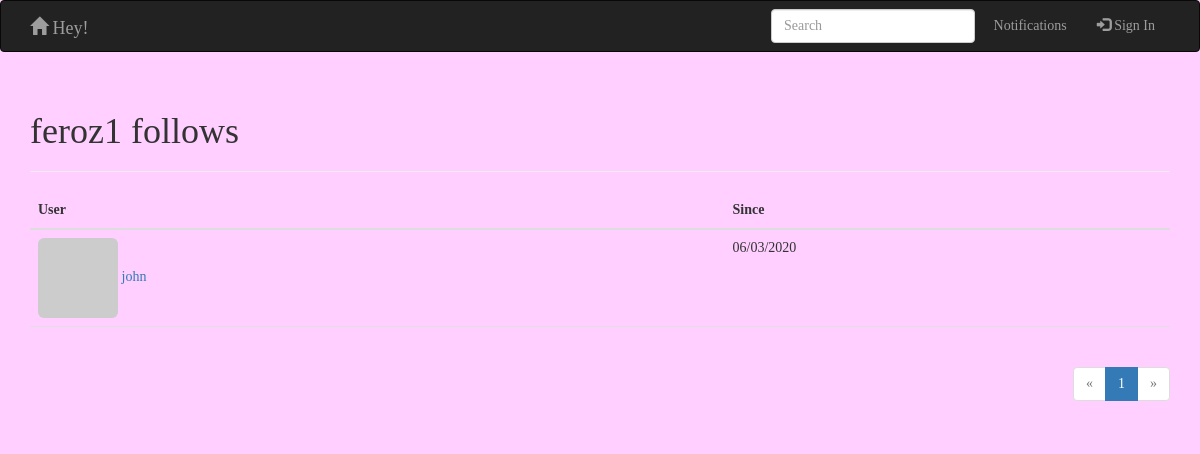
Screenshot of /followed/feroz1 with the database file from the repository.
### app/models.py (models this page shows, shortened)
class User(UserMixin,db.Model):
    __tablename__ = 'users'
    id = db.Column(db.Integer, primary_key=True)
    email = db.Column(db.String(64), unique=True, index=True)
    username = db.Column(db.String(64), unique=True, index=True)
    password_hash = db.Column(db.String(128))
    role_id = db.Column(db.Integer, db.ForeignKey('roles.id'))
    name = db.Column(db.String(64))
    location = db.Column(db.String(64))
    about_me = db.Column(db.Text())
    member_since = db.Column(db.DateTime(),default=datetime.utcnow)
    last_seen = db.Column(db.DateTime(),default=datetime.utcnow)
    avatar_hash = db.Column(db.String(32))
    posts = db.relationship('Post', backref='author', lazy='dynamic')
    followed = db.relationship('Follow',backref=db.backref('follower',lazy = 'joined'),lazy='dynamic',cascade='all,delete-orphan',foreign_keys=[Follow.follower_id])
    followers = db.relationship('Follow', backref=db.backref('followed', lazy='joined'), lazy='dynamic',
                               cascade='all,delete-orphan', foreign_keys=[Follow.followed_id])
    def gravatar(self, size=100, default='identicon', rating='g'):
        if request.is_secure:
            url = 'https://secure.gravatar.com/avatar'
        else:
            url = 'http://www.gravatar.com/avatar'
        hash = self.avatar_hash or hashlib.md5(self.email.encode('utf-8')).hexdigest()
        return '{url}/{hash}?s={size}&d={default}&r={rating}'.format(
            url=url, hash=hash, size=size, default=default, rating=rating)
    @property
    def password(self):
        raise AttributeError('password is not a readable attribute')

class Follow(db.Model):
    __tablename__ = 'follows'
    follower_id = db.Column(db.Integer, db.ForeignKey('users.id'),primary_key=True)
    followed_id = db.Column(db.Integer, db.ForeignKey('users.id'),primary_key=True)
    timestamp = db.Column(db.DateTime, default=datetime.utcnow)

### app/main/hello.py (the view)
@main.route('/followed/<username>')
def followed(username):
    user = User.query.filter_by(username=username).first()
    if user is None:
        flash('Invalid user.')
        return redirect(url_for('.index'))
    page = request.args.get('page', 1, type=int)
    pagination = user.followed.paginate(
        page, per_page=current_app.config['FLASKY_POSTS_PER_PAGE'],error_out=False)
    followed = [{'user': item.followed, 'timestamp': item.timestamp} for item in pagination.items]
    return render_template('followed.html', user=user, title="follows",endpoint='.followed', pagination=pagination, followed=followed)

### app/auth/views.py (called while the page is built)
@auth.before_app_request
def before_request():
    if current_user.is_authenticated:
        current_user.ping()

### app/main/__init__.py (called while the page is built)
@main.app_context_processor
def inject_permissions():
    return dict(Permission=models.Permission)

### app/templates/followed.html (shortened to what this page needs)
{% extends "base.html" %}
{% import "_macros.html" as macros %}
{% block page_content %}
<div class="page-header">
    <h1>{{ user.username }} {{ title }}</h1>
</div>
<table class="table table-hover followers">
    <thead><tr><th>User</th><th>Since</th></tr></thead>
    {% for follow in followed %}
    {% if follow.user != user %}
    <tr>
        <td>
            <a href="{{ url_for('.user', username = follow.user.username) }}">
                <img class="img-rounded" src="{{ follow.user.gravatar(size=32) }}">
                {{ follow.user.username }}
            </a>
        </td>
        <td>{{ moment(follow.timestamp).format('L') }}</td>
    </tr>
    {% endif %}
    {% endfor %}
</table>
<div class="pagination">
    {{ macros.pagination_widget(pagination, endpoint, username = user.username) }}
</div>
{% endblock %}

### app/static/styles.css (style rules this page uses)
* { font-family:Verdana; }
body { background-color: #FFCFFF; }
div.pagination { width: 100%; text-align: right; padding: 0px; margin: 0px; }
.table.followers tr { border-bottom: 1px solid #e0e0e0; }

### rows the page displays
User: username "feroz1"
User: user.username "john"
Follow: timestamp "06/03/2020"

### other values shown
{{ title }} "follows"
{{ p }} "1"
